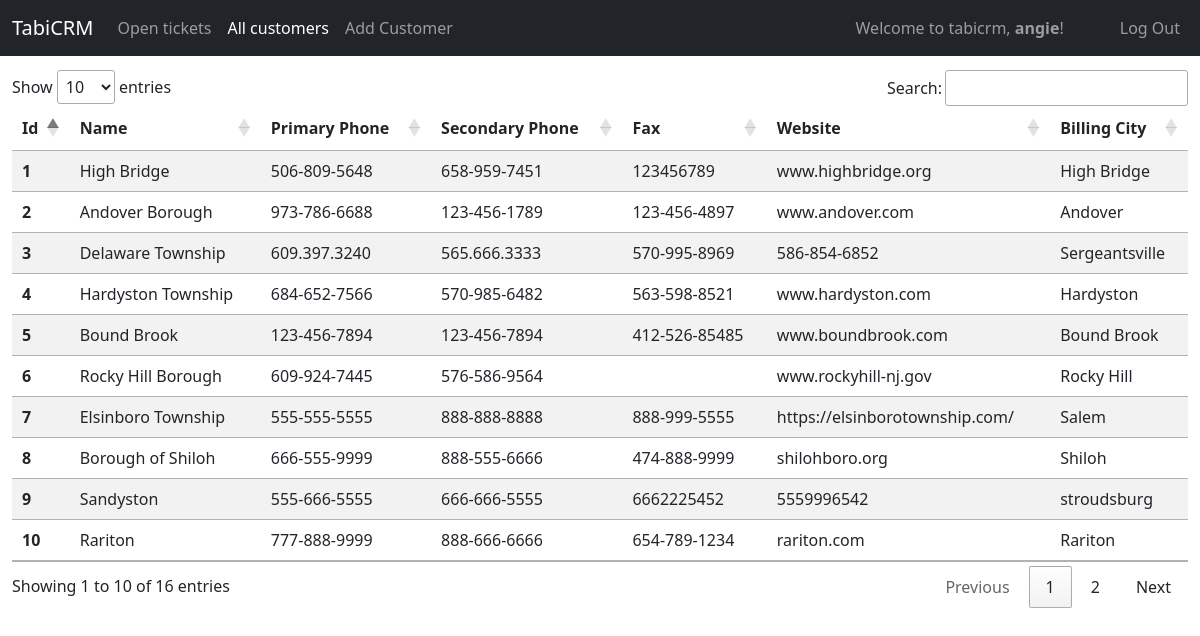
The page /all_customers (signed in) on the database as committed earlier.
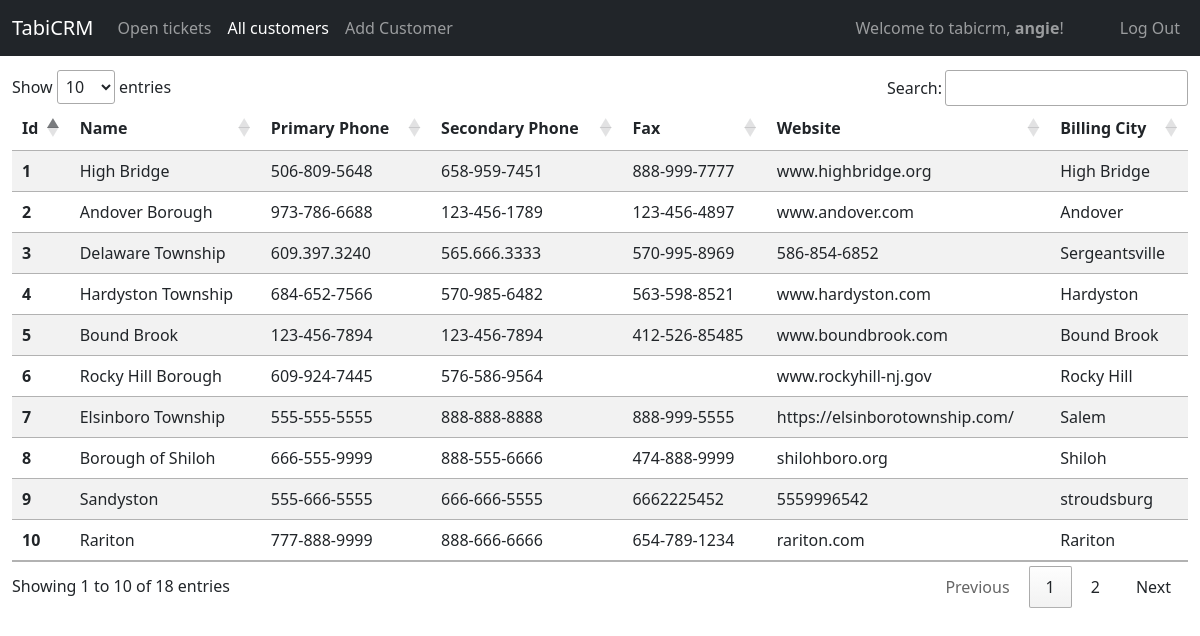
The same page on the database as committed later.
### tabicrm/models.py (models this page shows, shortened)
class Customer(models.Model):
    id = models.AutoField(primary_key=True)
    name = models.CharField(max_length=255)
    primary_phone = models.CharField(max_length=255)
    fax =  models.CharField(max_length=255, null=True, blank=True)
    secondary_phone =  models.CharField(max_length=64, null=True, blank=True)
    website = models.CharField(max_length=255, null=True, blank=True)
    notes = models.TextField(null=True, blank=True)
    billing_address_one = models.CharField(max_length=255, null=True, blank=True)
    billing_address_two = models.CharField(max_length=255, null=True, blank=True)
    billing_address_city = models.CharField(max_length=255, null=True, blank=True)
    billing_address_state = models.CharField(max_length=255, null=True, blank=True)
    billing_address_zip = models.CharField(max_length=255, null=True, blank=True)
    billing_address_country = models.CharField(max_length=255, null=True, blank=True)
    shipping_address_one = models.CharField(max_length=255, null=True, blank=True)
    shipping_address_two = models.CharField(max_length=255, null=True, blank=True)
    shipping_address_city = models.CharField(max_length=255, null=True, blank=True)
    shipping_address_state = models.CharField(max_length=255, null=True, blank=True)
    shipping_address_zip = models.CharField(max_length=255, null=True, blank=True)
    shipping_address_country = models.CharField(max_length=255, null=True, blank=True)
    added_by = models.ForeignKey(User, on_delete=SET_NULL, related_name="customer_addedby", blank=True, null=True)
    updated_by = models.ForeignKey(User, on_delete=SET_NULL, related_name="customer_updatedon", blank=True, null=True)
    created_on = models.DateTimeField(auto_now_add=True)
    updated_on = models.DateTimeField(auto_now=True)

### tabicrm/views/customer.py (the view)
# urls.py: path("all_customers", views.all_customers, name="all_customers"),
@login_required
def all_customers(request):
    customers = Customer.objects.all()
    newTicketForm = forms.NewTicketForm()
    return render(request,"tabicrm/all_customers.html", {"customers": customers, 'newTicketForm':newTicketForm, "navall_customers": True})

### tabicrm/forms.py
class NewTicketForm(ModelForm):
    class Meta:
        model = Ticket
        fields = (
                'assigned_to',
                'title',
                'status',
                'priority',
                'description',
                'results',
                'solution',
            )
        widgets = {
            'assigned_to': Select(attrs={'class': "form-select mb-2", 'placeholder': ""}),
            'title': TextInput(attrs={'class': "form-control mb-2", 'placeholder': ""}),
            'status':  Select(attrs={'class': "form-select mb-2", 'placeholder': ""}),
            'priority':  Select(attrs={'class': "form-select mb-2", 'placeholder': ""}),
            'results':  Select(attrs={'class': "form-select mb-2", 'placeholder': ""}),
            'description': Textarea(attrs={'rows': 3,'class': "form-control mb-2", 'placeholder': ""}),
            'solution': Textarea(attrs={'rows': 3,'class': "form-control mb-2", 'placeholder': ""}),
        }

### tabicrm/templates/tabicrm/all_customers.html (shortened to what this page needs)
{% extends "tabicrm/layout.html" %}
{% load static %}
{% load humanize %}
{% block body %}
<div class="container-fluid">
    <table class="table table-striped table-responsive" id="customersTable">
        <thead class="thead-dark">
            <tr>
                <th scope="col">Id</th>
                <th scope="col">Name</th>
                <th scope="col">Primary Phone</th>
                <th scope="col">Secondary Phone</th>
                <th scope="col">Fax</th>
                <th scope="col">Website</th>
                <th scope="col">Billing City</th>
            </tr>
        </thead>
        <tbody>
            {% for customer in customers %}
            <tr class="select-customer" id="{{customer.id}}" onclick="viewCustomer('{{customer.id}}')">
                <th scope=" row">{{customer.id}}</th>
                <td>{{customer.name}}</td>
                <td>{{customer.primary_phone}}</td>
                <td>{{customer.secondary_phone}}</td>
                <td>{{customer.fax}}</td>
                <td>{{customer.website}}</td>
                <td>{{customer.billing_address_city}}</td>
            </tr>
            {% endfor%}
        </tbody>
    </table>
</div>
{% endblock %}

Rows that differ between the two databases and show on the page:
changed Customer "High Bridge": fax "123456789" → "888-999-7777"
Other text that changed with them:
text written by a page script: "Show entries Search: Showing 1 to 10 of 16 entries Previous 1 2 Next" → "Show entries Search: Showing 1 to 10 of 18 entries Previous 1 2 Next"
